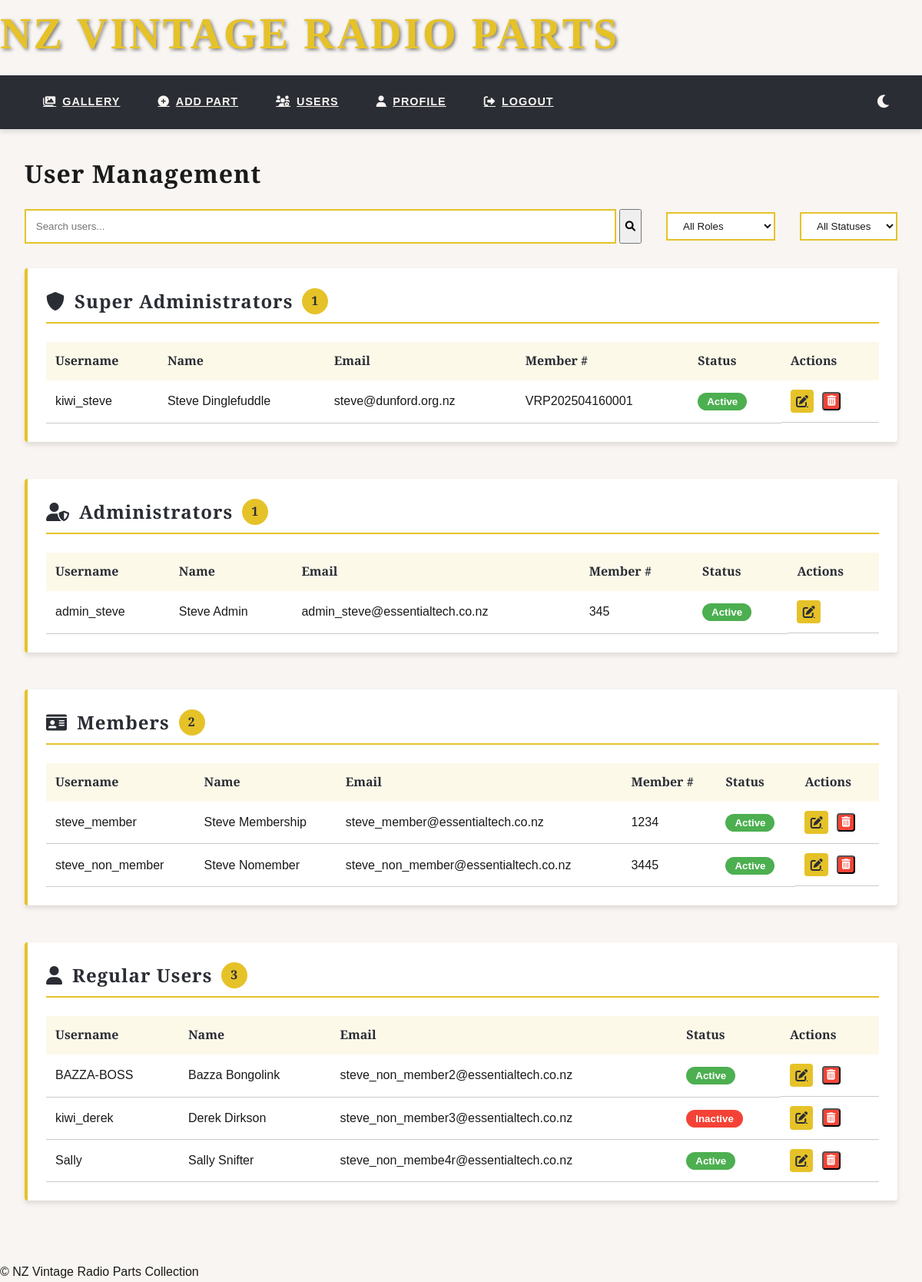
Screenshot of /auth/users (signed in) with the database file from the repository.
### app/models.py (models this page shows, shortened)
class User(UserMixin, db.Model):
    __tablename__ = 'User'
    id = db.Column(db.Integer, primary_key=True)
    username = db.Column(db.String(80), unique=True, nullable=False)
    email = db.Column(db.String(120), unique=True, nullable=False)
    password_hash = db.Column(db.String(128))
    role = db.Column(db.String(20), default='user')  # 'user', 'admin', 'superadmin'
    membership_number = db.Column(db.Integer, unique=True)
    membership_active = db.Column(db.Boolean, default=True)
    last_login = db.Column(db.DateTime)
    first_name = db.Column(db.String(50))
    last_name = db.Column(db.String(50))
    phone = db.Column(db.String(20))
    address_line1 = db.Column(db.String(100))
    address_line2 = db.Column(db.String(100))
    city = db.Column(db.String(50))
    postcode = db.Column(db.String(20))
    country = db.Column(db.String(50))
    account_active = db.Column(db.Boolean, default=False)
    orders = db.relationship('Order', back_populates='user', lazy='dynamic')
    @property
    def is_active(self):
        return bool(self.account_active)
    @property
    def is_member(self):
        return self.membership_active and bool(self.membership_number)
    @property
    def is_admin(self):
        return self.role in ['admin', 'superadmin']

### app/blueprints/auth.py (the view)
@bp.route('/users')
@login_required
def user_list():
    if not current_user.is_admin:
        abort(403)
    users = User.query.order_by(
        db.case(
            (User.role == 'superadmin', 0),
            (User.role == 'admin', 1),
            (User.role == 'member', 2),
            (User.role == 'user', 3),
            else_=4
        ),
        User.last_name.asc()
    ).all()
    counts = {
        'superadmin': len([u for u in users if u.role == 'superadmin']),
        'admin': len([u for u in users if u.role == 'admin' and not u.is_member]),
        'member': len([u for u in users if u.is_member and u.role not in ['superadmin', 'admin']]),
        'user': len([u for u in users if not u.is_member and u.role == 'user'])
    }
    return render_template('user_list.html', users=users, counts=counts)

### app/templates/user_list.html (shortened to what this page needs)
{% extends "layout.html" %}
{% block content %}
<div class="admin-container">
    <h1>User Management</h1>
    <div class="search-controls">
        <form class="search-box" action="{{ url_for('auth.user_list') }}" method="GET">
            <input type="text" id="user-search" name="q" placeholder="Search users..."
                   value="{{ request.args.get('q', '') }}"
                   aria-label="Search users">
            <button type="submit" class="search-button">
                <i class="fas fa-search"></i>
            </button>
        </form>
        <div class="filter-control">
            <select id="role-filter" class="vintage-select">
                <option value="">All Roles</option>
            </select>
        </div>
        <div class="filter-control">
            <select id="status-filter" class="vintage-select">
                <option value="">All Statuses</option>
            </select>
        </div>
    </div>
    <div class="user-groups">
        <div class="user-group" data-role="superadmin">
            <h2 class="group-header">
                <i class="fas fa-shield-alt"></i> Super Administrators
                <span class="badge">{{ counts.superadmin }}</span>
            </h2>
            <table class="user-table">
                <thead>
                    <tr>
                        <th>Username</th>
                        <th>Name</th>
                        <th>Email</th>
                        <th>Member #</th>
                        <th>Status</th>
                        <th>Actions</th>
                    </tr>
                </thead>
                <tbody>
                    {% for user in users if user.role == 'superadmin' %}
                    <tr data-role="{{ user.role }}" data-status="{% if user.account_active %}active{% else %}inactive{% endif %}">
                        <td>{{ user.username }}</td>
                        <td>{{ user.first_name }} {{ user.last_name }}</td>
                        <td>{{ user.email }}</td>
                        <td>{{ user.membership_number }}</td>
                        <td>
                            <form class="toggle-active-form" method="POST" action="{{ url_for('auth.toggle_user_status', user_id=user.id) }}">
                                <button type="submit" class="status-toggle {% if user.account_active %}active{% else %}inactive{% endif %}">
                                    {% if user.account_active %}Active{% else %}Inactive{% endif %}
                                </button>
                            </form>
                        </td>
                        <td class="actions">
                            <a href="{{ url_for('auth.user_detail', user_id=user.id) }}"
                               class="btn-edit" title="Edit">
                                <i class="fas fa-edit"></i>
                            </a>
                            {% if user.id != current_user.id %}
                            <form action="{{ url_for('auth.delete_user', user_id=user.id) }}"
                                  method="POST" class="inline-form"
                                  onsubmit="return confirm('Permanently delete this user?');">
                                <button type="submit" class="btn-delete" title="Delete" style="margin: 0.2rem;">
                                    <i class="fas fa-trash-alt"></i>
                                </button>
                            </form>
                            {% endif %}
                        </td>
                    </tr>
                    {% endfor %}
                </tbody>
            </table>
        </div>
        <div class="user-group" data-role="admin">
            <h2 class="group-header">
                <i class="fas fa-user-shield"></i> Administrators
                <span class="badge">{{ counts.admin }}</span>
            </h2>
            <table class="user-table">
                <thead>
                    <tr>
                        <th>Username</th>
                        <th>Name</th>
                        <th>Email</th>
                        <th>Member #</th>
                        <th>Status</th>
                        <th>Actions</th>
                    </tr>
                </thead>
                <tbody>
                    {% for user in users if user.role == 'admin' %}
                    <tr data-role="{{ user.role }}" data-status="{% if user.active %}active{% else %}inactive{% endif %}">
                        <td>{{ user.username }}</td>
                        <td>{{ user.first_name }} {{ user.last_name }}</td>
                        <td>{{ user.email }}</td>
                        <td>{{ user.membership_number }}</td>
                        <td>
                            <form class="toggle-active-form" method="POST" action="{{ url_for('auth.toggle_user_status', user_id=user.id) }}">
                                <button type="submit" class="status-toggle {% if user.account_active %}active{% else %}inactive{% endif %}">
                                    {% if user.account_active %}Active{% else %}Inactive{% endif %}
                                </button>
                            </form>
                        </td>
                        <td class="actions">
                            <a href="{{ url_for('auth.user_detail', user_id=user.id) }}"
                               class="btn-edit" title="Edit">
                                <i class="fas fa-edit"></i>
                            </a>
                        </td>
                    </tr>
                    {% endfor %}
                </tbody>
            </table>
        </div>
        <div class="user-group" data-role="member">
            <h2 class="group-header">
                <i class="fas fa-id-card"></i> Members
                <span class="badge">{{ counts.member }}</span>
            </h2>
            <table class="user-table">
                <thead>
                    <tr>
                        <th>Username</th>
                        <th>Name</th>
                        <th>Email</th>
                        <th>Member #</th>
                        <th>Status</th>
                        <th>Actions</th>
                    </tr>
                </thead>
                <tbody>
                    {% for user in users if user.is_member and user.role not in ['superadmin', 'admin'] %}
                    <tr data-role="{{ user.role }}" data-status="{% if user.active %}active{% else %}inactive{% endif %}">
                        <td>{{ user.username }}</td>
                        <td>{{ user.first_name }} {{ user.last_name }}</td>
                        <td>{{ user.email }}</td>
                        <td>{{ user.membership_number }}</td>
                        <td>
                            <form class="toggle-active-form" method="POST" action="{{ url_for('auth.toggle_user_status', user_id=user.id) }}">
                                <button type="submit" class="status-toggle {% if user.account_active %}active{% else %}inactive{% endif %}">
                                    {% if user.account_active %}Active{% else %}Inactive{% endif %}
                                </button>
                            </form>
                        </td>
                        <td class="actions">
                            <a href="{{ url_for('auth.user_detail', user_id=user.id) }}"
                               class="btn-edit" title="Edit">
                                <i class="fas fa-edit"></i>
                            </a>
                            {% if user.id != current_user.id %}
                            <form action="{{ url_for('auth.delete_user', user_id=user.id) }}"
                                  method="POST" class="inline-form"
                                  onsubmit="return confirm('Permanently delete this user?');">
                                <button type="submit" class="btn-delete" title="Delete" style="margin: 0.2rem;">
                                    <i class="fas fa-trash-alt"></i>
                                </button>
                            </form>
                            {% endif %}
                        </td>
                    </tr>
                    {% endfor %}
                </tbody>
            </table>
        </div>
        <div class="user-group" data-role="user">
            <h2 class="group-header">
                <i class="fas fa-user"></i> Regular Users
                <span class="badge">{{ counts.user }}</span>
            </h2>
            <table class="user-table">
                <thead>
                    <tr>
                        <th>Username</th>
                        <th>Name</th>
                        <th>Email</th>
                        <th>Status</th>
                        <th>Actions</th>
                    </tr>
                </thead>
                <tbody>
                    {% for user in users if not user.is_member and user.role == 'user' %}
                    <tr data-role="{{ user.role }}" data-status="{% if user.account_active %}active{% else %}inactive{% endif %}">
                        <td>{{ user.username }}</td>
                        <td>{{ user.first_name }} {{ user.last_name }}</td>
                        <td>{{ user.email }}</td>
                        <td>
                            <form class="toggle-active-form" method="POST" action="{{ url_for('auth.toggle_user_status', user_id=user.id) }}">
                                <button type="submit" class="status-toggle {% if user.account_active %}active{% else %}inactive{% endif %}">
                                    {% if user.account_active %}Active{% else %}Inactive{% endif %}
                                </button>
                            </form>
                        </td>
                        <td class="actions">
                            <a href="{{ url_for('auth.user_detail', user_id=user.id) }}"
                               class="btn-edit" title="Edit">
                                <i class="fas fa-edit"></i>
                            </a>
                            {% if user.id != current_user.id %}
                            <form action="{{ url_for('auth.delete_user', user_id=user.id) }}"
                                method="POST" class="inline-form"
                                onsubmit="return confirm('Permanently delete this user?');">
                                <button type="submit" class="btn-delete" title="Delete" style="margin: 0.2rem;">
                                    <i class="fas fa-trash-alt"></i>
                                </button>
                            </form>
                            {% endif %}
                        </td>
                    </tr>
                    {% endfor %}
                </tbody>
            </table>
        </div>
    </div>
</div>
{% endblock %}

### app/static/css/style.css (style rules this page uses)
:root { --primary: #e6c229; --secondary: #2a2d34; --sorta-dark: #817b57; --accent: #927d0a; --light: #f8f5f2; --semi-light: #cdc9c6; --dark: #1a1a1a; --success: #4caf50; --warning: #ff9800; --error: #f44336; --bg-color: var(--light); --text-color: var(--dark); --card-bg: white; --nav-bg: var(--secondary); --nav-text: var(--light); --shadow-sm: 0 1px 3px rgba(0, 0, 0, 0.12); --shadow-md: 0 4px 6px rgba(0, 0, 0, 0.1); --shadow-lg: 0 10px 15px rgba(0, 0, 0, 0.1); --shadow-xl: 0 20px 25px rgba(0, 0, 0, 0.1); --shadow-primary: 0 4px 12px rgba(230, 194, 41, 0.2); --font-main: 'Federo', sans-serif; --font-display: 'Playfair Display', serif; --radio-dial: linear-gradient(135deg, transparent 50%, var(--primary) 50%); }
body { font-family: var(--font-main); background: var(--bg-color); color: var(--text-color); line-height: 1.6; margin: 0; position: relative; transition: background-color 0.3s ease, color 0.3s ease; }
body::before { content: ""; position: fixed; top: 0; left: 0; right: 0; height: 8px; z-index: 100; }
h1, h2, h3, h4 { font-family: var(--font-display); margin-top: 0; letter-spacing: 1px; color: var(--text-color); }
.search-controls { display: flex; gap: 1rem; align-items: center; margin-bottom: 1.5rem; flex-wrap: wrap; }
.search-box { display: flex; flex-grow: 1; min-width: 250px; position: relative; }
.search-box input { flex-grow: 1; padding: 0.8rem; padding-right: 2.5rem; border: 2px solid var(--primary); font-family: var(--font-main); background: var(--card-bg); color: var(--text-color); }
.search-button { margin-left: 4px; }
.user-groups { margin-top: 2rem; }
.user-group { margin-bottom: 3rem; background: var(--card-bg); padding: 1.5rem; border-radius: 4px; box-shadow: var(--shadow-md); border-left: 4px solid var(--primary); }
.group-header { color: var(--secondary); font-family: var(--font-display); font-size: 1.5rem; margin-bottom: 1.5rem; padding-bottom: 0.5rem; border-bottom: 2px solid var(--primary); display: flex; align-items: center; gap: 0.75rem; }
.group-header .badge { background: var(--primary); color: var(--secondary); padding: 0.25rem 0.75rem; border-radius: 20px; font-size: 1rem; font-weight: bold; }
.filter-control { margin-left: 1rem; }
.filter-control select { padding: 0.5rem 1rem; border: 2px solid var(--primary); background: var(--card-bg); color: var(--text-color); font-family: var(--font-main); }
.status-toggle { padding: 0.25rem 0.75rem; border-radius: 20px; border: none; cursor: pointer; font-weight: 600; transition: all 0.3s; }
.status-toggle.active { background: var(--success); color: white; }
.status-toggle.inactive { background: var(--error); color: white; }
.user-table { width: 100%; border-collapse: collapse; }
.user-table th { text-align: left; padding: 0.75rem; background: rgba(230, 194, 41, 0.1); color: var(--secondary); font-family: var(--font-display); }
.user-table td { padding: 0.75rem; border-bottom: 1px solid var(--semi-light); vertical-align: middle; }
.actions { display: flex; gap: 0.5rem; }
.actions .btn-edit, .actions .btn-delete { width: 24px; height: 24px; display: flex; align-items: center; justify-content: center; border-radius: 4px; transition: all 0.3s; }
.btn-edit, .btn-delete { border-radius: 4px; display: flex; align-items: center; justify-content: center; width: 24px; height: 24px; padding: 0.2rem !important; transition: all 0.3s; }
.btn-edit { background: var(--primary); color: var(--secondary); }
.btn-delete { margin: 0.2rem; background: var(--error); color: white; }
.inline-form { display: inline; margin: 0; padding: 0; }
.admin-container { padding: 2rem; max-width: 1800px; margin: 0 auto; }

### rows the page displays
User: username "kiwi_steve", first_name "Steve", last_name "Dinglefuddle", email "steve@dunford.org.nz", membership_number "VRP202504160001", account_active "Active"
User: username "admin_steve", first_name "Steve", last_name "Admin", email "admin_steve@essentialtech.co.nz", membership_number "345", account_active "Active"
User: username "steve_member", first_name "Steve", last_name "Membership", email "steve_member@essentialtech.co.nz", membership_number "1234", account_active "Active"
User: username "steve_non_member", first_name "Steve", last_name "Nomember", email "steve_non_member@essentialtech.co.nz", membership_number "3445", account_active "Active"
User: username "BAZZA-BOSS", first_name "Bazza", last_name "Bongolink", email "steve_non_member2@essentialtech.co.nz", account_active "Active"
User: username "kiwi_derek", first_name "Derek", last_name "Dirkson", email "steve_non_member3@essentialtech.co.nz", account_active "Inactive"
User: username "Sally", first_name "Sally", last_name "Snifter", email "steve_non_membe4r@essentialtech.co.nz", account_active "Active"

### other values shown
{{ counts.superadmin }} "1"
{{ counts.admin }} "1"
{{ counts.member }} "2"
{{ counts.user }} "3"
